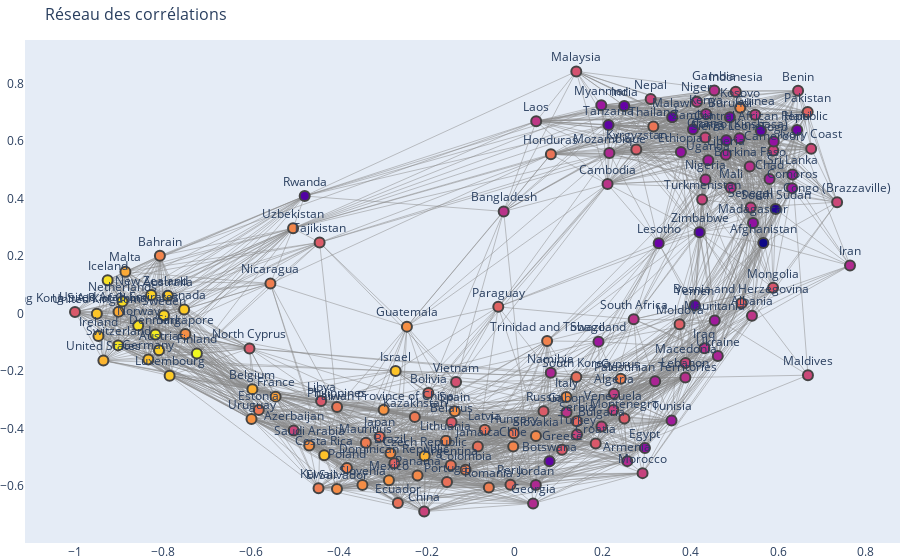

Notebook code cell kept with this figure:
### Code cell
tg.display_graph(graph, color_by = df_standardise['Ladder score'])

### Figure 1 — Plotly figure (JSON) as saved in the notebook; plotly's stock layout.template omitted (floating-point values rounded to 4 significant figures; data arrays with more than 128 entries replaced by an {"elided": "..."} marker saying what was removed)
{"data": [{"hoverinfo": "none", "line": {"color": "#888", "width": 0.5}, "mode": "lines", "type": "scatter", "x": {"elided": "7314 float values"}, "y": {"elided": "7314 float values"}}, {"hoverinfo": "text", "marker": {"color": {"elided": "153 float values"}, "colorscale": [[0, "#0d0887"], [0.1111, "#46039f"], [0.2222, "#7201a8"], [0.3333, "#9c179e"], [0.4444, "#bd3786"], [0.5556, "#d8576b"], [0.6667, "#ed7953"], [0.7778, "#fb9f3a"], [0.8889, "#fdca26"], [1, "#f0f921"]], "line": {"width": 2}, "size": 10}, "mode": "markers+text", "text": {"elided": "153 str values"}, "textposition": "top center", "type": "scatter", "x": {"elided": "153 float values"}, "y": {"elided": "153 float values"}}], "layout": {"hovermode": "closest", "margin": {"b": 0, "l": 0, "r": 0, "t": 40}, "showlegend": false, "title": {"font": {"size": 16}, "text": "Réseau des corrélations"}, "xaxis": {"showgrid": false, "zeroline": false}, "yaxis": {"showgrid": false, "zeroline": false}}}
